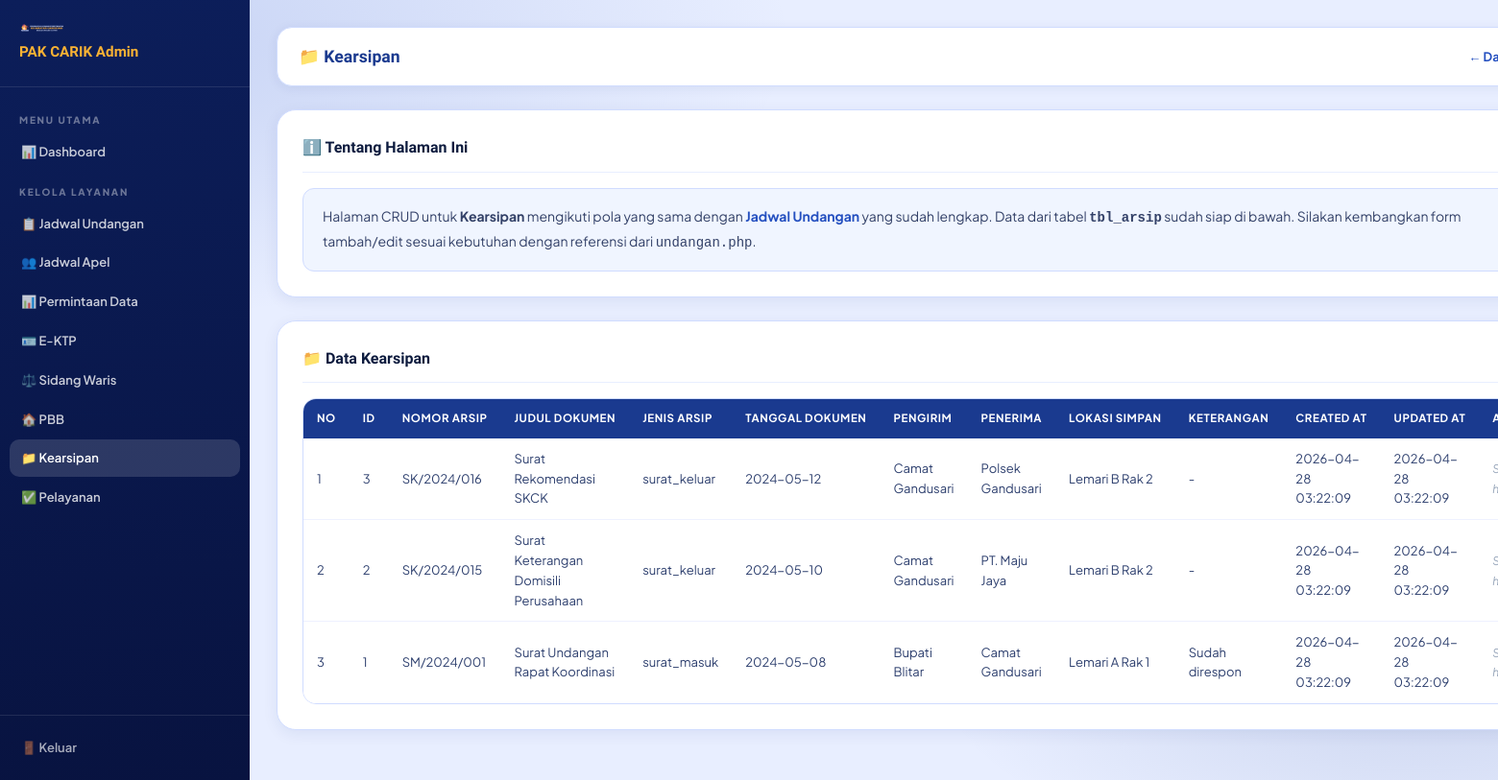
/admin/kearsipan.php (signed in), run on the app's committed database.
### tables this page shows
CREATE TABLE IF NOT EXISTS `tbl_arsip` (
  `id`             INT UNSIGNED AUTO_INCREMENT PRIMARY KEY,
  `nomor_arsip`    VARCHAR(100) NOT NULL,
  `judul_dokumen`  VARCHAR(255) NOT NULL,
  `jenis_arsip`    ENUM('surat_masuk','surat_keluar','sk','perda','lainnya') NOT NULL,
  `tanggal_dokumen` DATE        NOT NULL,
  `pengirim`       VARCHAR(150),
  `penerima`       VARCHAR(150),
  `lokasi_simpan`  VARCHAR(255),
  `keterangan`     TEXT,
  `created_at`     TIMESTAMP DEFAULT CURRENT_TIMESTAMP,
  `updated_at`     TIMESTAMP DEFAULT CURRENT_TIMESTAMP ON UPDATE CURRENT_TIMESTAMP
);

### admin/kearsipan.php (the view, shortened to what this page needs)
<?php
require_once '../assets/php/koneksi.php';
$data = $conn->query("SELECT * FROM tbl_arsip ORDER BY id DESC");
$page_title = "Kearsipan";
$page_icon  = "📁";
?><!DOCTYPE html>
<html lang="id">
<head>
  <link rel="stylesheet" href="../assets/css/style.css">
</head>
<body>
<aside class="sidebar">
  <div class="sidebar-head"><img src="../assets/img/carik.png" alt="PAK CARIK"><h2>PAK CARIK Admin</h2></div>
  <nav class="sidebar-nav">
    <div class="nav-sec">Menu Utama</div>
    <a href="dashboard.php">📊 Dashboard</a>
    <div class="nav-sec">Kelola Layanan</div>
    <a href="undangan.php">📋 Jadwal Undangan</a>
    <a href="apel.php" <?php if(basename(__FILE__)=='apel.php') echo 'class="active"'; ?>>👥 Jadwal Apel</a>
    <a href="permintaan-data.php" <?php if(basename(__FILE__)=='permintaan-data.php') echo 'class="active"'; ?>>📊 Permintaan Data</a>
    <a href="ektp.php" <?php if(basename(__FILE__)=='ektp.php') echo 'class="active"'; ?>>🪪 E-KTP</a>
    <a href="sidang-waris.php" <?php if(basename(__FILE__)=='sidang-waris.php') echo 'class="active"'; ?>>⚖️ Sidang Waris</a>
    <a href="pbb.php" <?php if(basename(__FILE__)=='pbb.php') echo 'class="active"'; ?>>🏠 PBB</a>
    <a href="kearsipan.php" <?php if(basename(__FILE__)=='kearsipan.php') echo 'class="active"'; ?>>📁 Kearsipan</a>
    <a href="pelayanan.php" <?php if(basename(__FILE__)=='pelayanan.php') echo 'class="active"'; ?>>✅ Pelayanan</a>
  </nav>
  <div class="sidebar-foot"><a href="logout.php">🚪 Keluar</a></div>
</aside>
<div class="main">
  <div class="topbar">
    <h1><?= $page_icon ?> <?= $page_title ?></h1>
    <a href="dashboard.php" style="font-size:13px;color:#2550c0;font-weight:700;text-decoration:none;">← Dashboard</a>
  </div>
  <div class="card">
    <div class="card-title">ℹ️ Tentang Halaman Ini</div>
    <div class="info-box">
      Halaman CRUD untuk <strong><?= $page_title ?></strong> mengikuti pola yang sama dengan <a href="undangan.php" style="color:#2550c0;font-weight:700;">Jadwal Undangan</a> yang sudah lengkap. Data dari tabel <code><strong><?= "tbl_arsip" ?></strong></code> sudah siap di bawah. Silakan kembangkan form tambah/edit sesuai kebutuhan dengan referensi dari <code>undangan.php</code>.
    </div>
  </div>
  <div class="card">
    <div class="card-title"><?= $page_icon ?> Data <?= $page_title ?></div>
    <div class="table-wrap">
      <table>
        <thead><tr><?php
          if ($data && $data->num_rows > 0) {
            $first = $data->fetch_assoc();
            echo '<th>No</th>';
            foreach (array_keys($first) as $col) echo '<th>'.strtoupper(str_replace('_',' ',$col)).'</th>';
            echo '<th>AKSI</th>';
            $data->data_seek(0);
          }
        ?></tr></thead>
        <tbody><?php
          if ($data && $data->num_rows > 0) {
            $no = 1;
            while ($row = $data->fetch_assoc()) {
              echo '<tr><td>'.$no++.'</td>';
              foreach ($row as $val) echo '<td>'.htmlspecialchars($val ?: '-').'</td>';
              echo '<td><span style="font-size:12px;color:#94a3b8;font-style:italic;">Segera hadir</span></td></tr>';
            }
          } else {
            echo '<tr><td colspan="20" style="text-align:center;padding:30px;color:#64748b;">Belum ada data.</td></tr>';
          }
        ?></tbody>
      </table>
    </div>
  </div>
</div>
</body></html>

### assets/css/style.css (style rules this page uses)
*, *::before, *::after { box-sizing: border-box; margin: 0; padding: 0; }
html { scroll-behavior: smooth; }
:root { --primary: #1a3a8f; --primary-mid: #2550c0; --primary-light: #3a6de0; --primary-pale: #e8eeff; --accent: #f9b234; --accent-dark: #d9940f; --success: #16a34a; --danger: #dc2626; --text: #0d1b3e; --text-mid: #2d3f6e; --text-soft: #5a6a8e; --surface: #ffffff; --surface-tint: #f4f7ff; --border: #d0dcff; --shadow-sm: 0 2px 12px rgba(20,40,120,.08); --shadow-md: 0 8px 32px rgba(20,40,120,.13); --shadow-lg: 0 20px 60px rgba(20,40,120,.18); --radius-sm: 10px; --radius-md: 18px; --radius-lg: 28px; --radius-xl: 40px; --header-h: 118px; }
body { font-family: 'Plus Jakarta Sans', sans-serif; color: var(--text); background: #e8eeff; overflow-x: hidden; line-height: 1.6; }
body::before { content: ''; position: fixed; inset: 0; z-index: -1; background: radial-gradient(ellipse 80% 60% at 5% 5%, rgba(37,80,192,.18) 0%, transparent 60%), radial-gradient(ellipse 60% 50% at 95% 85%, rgba(26,58,143,.15) 0%, transparent 55%), #e8eeff; pointer-events: none; }
a { text-decoration: none; color: inherit; }
img { display: block; max-width: 100%; }
.topbar { background: rgba(255,255,255,.06); border-bottom: 1px solid rgba(255,255,255,.1); color: rgba(255,255,255,.82); font-size: 12.5px; }
table { width: 100%; border-collapse: collapse; background: #fff; font-size: 14px; }
thead { background: var(--primary); color: #fff; }
thead th { padding: 14px 18px; text-align: left; font-weight: 700; font-size: 13px; letter-spacing: .05em; text-transform: uppercase; white-space: nowrap; }
tbody tr { border-bottom: 1px solid #eef1ff; transition: background .15s; }
tbody tr:last-child { border-bottom: none; }
tbody td { padding: 13px 18px; vertical-align: middle; color: var(--text-mid); }

### admin/kearsipan.php (style rules this page uses)
body { background:#f4f7ff;display:flex;min-height:100vh;font-family:'Plus Jakarta Sans',sans-serif; }
.sidebar { width:260px;background:linear-gradient(175deg,#0c1e5a,#081340);color:#fff;position:fixed;top:0;left:0;bottom:0;display:flex;flex-direction:column;z-index:100; }
.sidebar-head { padding:24px 20px;border-bottom:1px solid rgba(255,255,255,.1); }
.sidebar-head img { width:48px;margin-bottom:8px; }
.sidebar-head h2 { font-family:'Sora',sans-serif;font-size:.95rem;font-weight:900;color:#f9b234; }
.sidebar-nav { flex:1;padding:14px 10px;overflow-y:auto; }
.nav-sec { font-size:10px;font-weight:800;letter-spacing:.18em;text-transform:uppercase;color:rgba(255,255,255,.4);padding:12px 10px 6px; }
.sidebar-nav a { display:flex;align-items:center;gap:10px;padding:9px 12px;border-radius:10px;color:rgba(255,255,255,.78);font-size:13px;font-weight:600;margin-bottom:2px;transition:background .18s;text-decoration:none; }
.sidebar-nav a:hover,.sidebar-nav a.active { background:rgba(255,255,255,.14);color:#fff; }
.sidebar-foot { padding:14px 10px;border-top:1px solid rgba(255,255,255,.1); }
.sidebar-foot a { display:flex;align-items:center;gap:10px;padding:9px 12px;border-radius:10px;color:rgba(255,255,255,.65);font-size:13px;font-weight:600;text-decoration:none; }
.main { margin-left:260px;flex:1;padding:28px; }
.topbar { background:#fff;border-radius:16px;padding:16px 22px;margin-bottom:24px;display:flex;align-items:center;justify-content:space-between;box-shadow:0 2px 12px rgba(20,40,120,.07);border:1px solid #d0dcff; }
.topbar h1 { font-family:'Sora',sans-serif;font-size:1.1rem;font-weight:900;color:#1a3a8f; }
.card { background:#fff;border:1px solid #d0dcff;border-radius:20px;padding:26px;margin-bottom:24px;box-shadow:0 4px 16px rgba(20,40,120,.07); }
.card-title { font-family:'Sora',sans-serif;font-size:1rem;font-weight:800;color:#0d1b3e;margin-bottom:16px;padding-bottom:12px;border-bottom:1px solid #e8eeff; }
.info-box { background:#f0f5ff;border:1px solid #d0dcff;border-radius:12px;padding:16px 20px;font-size:14px;color:#334168;line-height:1.75; }
table { width:100%;border-collapse:collapse;font-size:13px; }
thead { background:#1a3a8f;color:#fff; }
thead th { padding:11px 14px;text-align:left;font-size:11.5px;font-weight:700;letter-spacing:.05em;text-transform:uppercase;white-space:nowrap; }
tbody tr { border-bottom:1px solid #eef1ff;transition:background .15s; }
tbody td { padding:11px 14px;vertical-align:middle;color:#2d3f6e; }
.table-wrap { overflow-x:auto;border-radius:14px;border:1px solid #d0dcff; }

### data on the page
tbl_arsip: id "3", nomor_arsip "SK/2024/016", judul_dokumen "Surat Rekomendasi SKCK", jenis_arsip "surat_keluar", tanggal_dokumen "2024-05-12", pengirim "Camat Gandusari", penerima "Polsek Gandusari", lokasi_simpan "Lemari B Rak 2", keterangan "-", val "2026-04-28 03:22:09"
tbl_arsip: id "2", nomor_arsip "SK/2024/015", judul_dokumen "Surat Keterangan Domisili Perusahaan", jenis_arsip "surat_keluar", tanggal_dokumen "2024-05-10", pengirim "Camat Gandusari", penerima "PT. Maju Jaya", lokasi_simpan "Lemari B Rak 2", keterangan "-", val "2026-04-28 03:22:09"
tbl_arsip: id "1", nomor_arsip "SM/2024/001", judul_dokumen "Surat Undangan Rapat Koordinasi", jenis_arsip "surat_masuk", tanggal_dokumen "2024-05-08", pengirim "Bupati Blitar", penerima "Camat Gandusari", lokasi_simpan "Lemari A Rak 1", keterangan "Sudah direspon", val "2026-04-28 03:22:09"

### other printed values
$page_icon "📁"
$page_title "Kearsipan"
str_replace('_',' ',$col) "ID"
str_replace('_',' ',$col) "NOMOR ARSIP"
str_replace('_',' ',$col) "JUDUL DOKUMEN"
str_replace('_',' ',$col) "JENIS ARSIP"
str_replace('_',' ',$col) "TANGGAL DOKUMEN"
str_replace('_',' ',$col) "PENGIRIM"
str_replace('_',' ',$col) "PENERIMA"
str_replace('_',' ',$col) "LOKASI SIMPAN"
str_replace('_',' ',$col) "KETERANGAN"
str_replace('_',' ',$col) "CREATED AT"
str_replace('_',' ',$col) "UPDATED AT"
